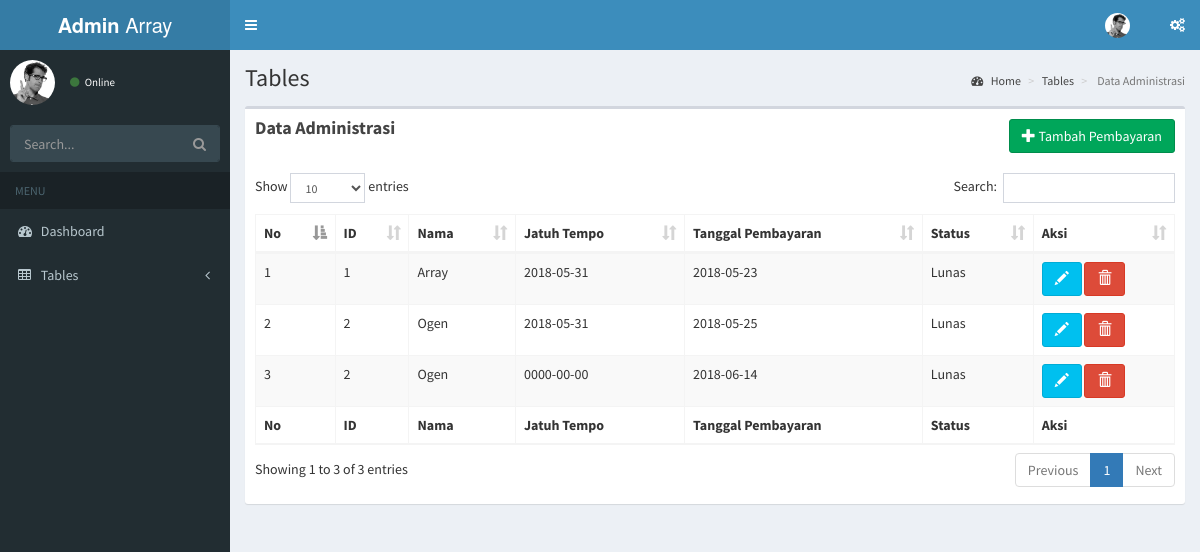
Page /index.php/c_admin/administrasi on the committed database.
### tables this page shows
CREATE TABLE `administrasi` (
  `id_administrasi` int(10) NOT NULL,
  `id_member` int(10) NOT NULL,
  `tgl_pembayaran` date NOT NULL,
  `jatuh_tempo` date NOT NULL,
  `status` varchar(20) NOT NULL
);

CREATE TABLE `member` (
  `id_member` int(100) NOT NULL,
  `email` varchar(100) NOT NULL,
  `nama_member` varchar(100) NOT NULL,
  `password` varchar(100) NOT NULL,
  `nik` varchar(100) NOT NULL,
  `no_hp` varchar(100) NOT NULL,
  `foto` varchar(100) NOT NULL,
  `kota_lahir` varchar(100) NOT NULL,
  `tgl_lahir` date NOT NULL,
  `pekerjaan` varchar(100) NOT NULL,
  `alamat` varchar(100) NOT NULL,
  `no_kamar` int(100) NOT NULL,
  `tgl_gabung` date NOT NULL,
  `status` varchar(100) NOT NULL
);

### application/controllers/c_admin.php (called while the page is built, shortened)
<?php
class C_admin extends CI_Controller{
  function __construct(){
    $this->load->model('m_admin');
  }
  function administrasi(){
    $data['dataAdministrasi'] = $this->m_admin->getAllAdministrasi()->result();
    $data['dataMember'] = $this->m_admin->getAllMember()->result();
    $this->load->view('administrasi_a',$data);
  }
}

### index.php (called while the page is built, shortened)
<?php
require_once BASEPATH.'core/CodeIgniter.php';

### application/models/m_admin.php (called while the page is built, shortened)
<?php
class M_admin extends CI_Model{
  function getAllAdministrasi(){
    $dataAdministrasi = $this->db->query("SELECT
      administrasi.id_member,member.nama_member,
      administrasi.id_administrasi, administrasi.jatuh_tempo,
      administrasi.tgl_pembayaran, administrasi.status
      FROM administrasi
      JOIN member
      ON administrasi.id_member = member.id_member");
		return $dataAdministrasi;
  }
}

### application/views/administrasi_a.php (the view)
<?php
  $this->load->view('header_a');
?>
  <div class="content-wrapper">
    <section class="content-header">
      <h1>
        Tables
      </h1>
      <ol class="breadcrumb">
        <li><a href="<?php echo base_url('c_admin'); ?>"><i class="fa fa-dashboard"></i> Home</a></li>
        <li><a href="#"> Tables</a></li>
        <li class="active"> Data Administrasi</li>
      </ol>
    </section>
    <section class="content">
      <div class="row">
        <div class="col-xs-12">
          <div class="box">
            <div class="box-header">
              <h3 class="box-title"><b>Data Administrasi</b></h3></span>
              <button type="submit" class="btn btn-success" data-toggle="modal" data-target="#tambah_pembayaran" style="float:right"><span class="glyphicon glyphicon-plus"></span> Tambah Pembayaran</button>
            </div>
            <div class="box-body">
              <table id="example1" class="table table-bordered table-striped">
                <thead>
                <tr>
                  <th>No</th>
                  <th>ID</th>
                  <th>Nama</th>
                  <th>Jatuh Tempo</th>
                  <th>Tanggal Pembayaran</th>
                  <th>Status</th>
                  <th>Aksi</th>
                </tr>
                </thead>
                <tbody>
                  <?php
                    $counter = 1;
                    foreach ($dataAdministrasi as $administrasi) {
                  ?>
                <tr>
                  <td><?php echo $counter++ ?></td>
                  <td><?php echo $administrasi->id_member; ?></td>
                  <td><?php echo $administrasi->nama_member; ?></td>
                  <td><?php echo $administrasi->jatuh_tempo; ?></td>
                  <td><?php echo $administrasi->tgl_pembayaran; ?></td>
                  <td><?php echo $administrasi->status; ?></td>
                  <td><a href="<?php echo base_url('c_admin/v_edit_administrasi'); ?>/<?php echo $administrasi->id_administrasi; ?>"><button type="button" class="btn btn-info"><span class="glyphicon glyphicon-pencil"></span></button></a>
                      <a href="<?php echo base_url('c_admin/hapus_administrasi'); ?>/<?php echo $administrasi->id_administrasi; ?>"><button type="button" class="btn btn-danger" onclick="return confirm('Apakah Anda yakin ingin menghapus <?php echo $administrasi->id_administrasi; ?>')"><span class="glyphicon glyphicon-trash"></span></button></a></td>
                </tr>
                <?php
              }
                ?>
                </tbody>
                <tfoot>
                <tr>
                  <th>No</th>
                  <th>ID</th>
                  <th>Nama</th>
                  <th>Jatuh Tempo</th>
                  <th>Tanggal Pembayaran</th>
                  <th>Status</th>
                  <th>Aksi</th>
                </tr>
                </tfoot>
              </table>
            </div>
          </div>
        </div>
      </div>
    </section>
  </div>
  <?php
  $this->load->view('footer_a');
  ?>

### application/views/header_a.php (shortened to what this page needs)
<!DOCTYPE html>
<html>
<head>
  <link rel="stylesheet" href="<?php echo base_url()?>assets/css/style_a.css" type="text/css" media="all"/>
  <link rel="stylesheet" href="<?php echo base_url()?>assets/bower_components/bootstrap/dist/css/bootstrap.min.css">
  <link rel="stylesheet" href="<?php echo base_url()?>assets/bower_components/font-awesome/css/font-awesome.min.css">
  <link rel="stylesheet" href="<?php echo base_url()?>assets/bower_components/Ionicons/css/ionicons.min.css">
  <link rel="stylesheet" href="<?php echo base_url()?>assets/bower_components/datatables.net-bs/css/dataTables.bootstrap.min.css">
  <link rel="stylesheet" href="<?php echo base_url()?>assets/dist/css/AdminLTE.min.css">
  <link rel="stylesheet" href="<?php echo base_url()?>assets/dist/css/skins/_all-skins.min.css">
  <link rel="stylesheet" href="<?php echo base_url()?>assets/bower_components/morris.js/morris.css">
  <link rel="stylesheet" href="<?php echo base_url()?>assets/bower_components/jvectormap/jquery-jvectormap.css">
  <link rel="stylesheet" href="<?php echo base_url()?>assets/bower_components/bootstrap-datepicker/dist/css/bootstrap-datepicker.min.css">
  <link rel="stylesheet" href="<?php echo base_url()?>assets/bower_components/bootstrap-daterangepicker/daterangepicker.css">
  <link rel="stylesheet" href="<?php echo base_url()?>assets/plugins/bootstrap-wysihtml5/bootstrap3-wysihtml5.min.css">
</head>
<body class="hold-transition skin-blue sidebar-mini">
<div class="wrapper">
  <header class="main-header">
    <a href="#" class="logo">
      <span class="logo-lg"><b>Admin</b> Array</span>
    </a>
    <nav class="navbar navbar-static-top">
      <a href="#" class="sidebar-toggle" data-toggle="push-menu" role="button">
      </a>
      <div class="navbar-custom-menu">
        <ul class="nav navbar-nav">
          <li class="dropdown user user-menu">
            <a href="#" class="dropdown-toggle" data-toggle="dropdown">
              <img src="<?php echo base_url()?>assets/dist/img/user2-160x160.jpg" class="user-image" alt="User Image">
            </a>
          </li>
          <li>
            <a href="#" data-toggle="control-sidebar"><i class="fa fa-gears"></i></a>
          </li>
        </ul>
      </div>
    </nav>
  </header>
  <aside class="main-sidebar">
    <section class="sidebar">
      <div class="user-panel">
        <div class="pull-left image">
          <img src="<?php echo base_url()?>assets/dist/img/user2-160x160.jpg" class="img-circle" alt="User Image">
        </div>
        <div class="pull-left info">
          <a href="#"><i class="fa fa-circle text-success"></i> Online</a>
        </div>
      </div>
      <form action="#" method="get" class="sidebar-form">
        <div class="input-group">
          <input type="text" name="q" class="form-control" placeholder="Search...">
          <span class="input-group-btn">
                <button type="submit" name="search" id="search-btn" class="btn btn-flat"><i class="fa fa-search"></i>
                </button>
              </span>
        </div>
      </form>
      <ul class="sidebar-menu" data-widget="tree">
        <li class="header">MENU</li>
        <li>
          <a href="<?php echo base_url('c_admin'); ?>">
            <i class="fa fa-dashboard"></i> <span>Dashboard</span>
          </a>
        </li>
        <li class="treeview">
          <a href="#">
            <i class="fa fa-table"></i> <span>Tables</span>
            <span class="pull-right-container">
              <i class="fa fa-angle-left pull-right"></i>
            </span>
          </a>
        </li>
    </section>
  </aside>

### application/views/footer_a.php (shortened to what this page needs)
</div>
</body>
</html>

### rows in the picture
administrasi: id_member "1", member.nama_member "Array", jatuh_tempo "2018-05-31", tgl_pembayaran "2018-05-23", status "Lunas"
administrasi: id_member "2", member.nama_member "Ogen", jatuh_tempo "2018-05-31", tgl_pembayaran "2018-05-25", status "Lunas"
administrasi: id_member "2", member.nama_member "Ogen", jatuh_tempo "0000-00-00", tgl_pembayaran "2018-06-14", status "Lunas"
